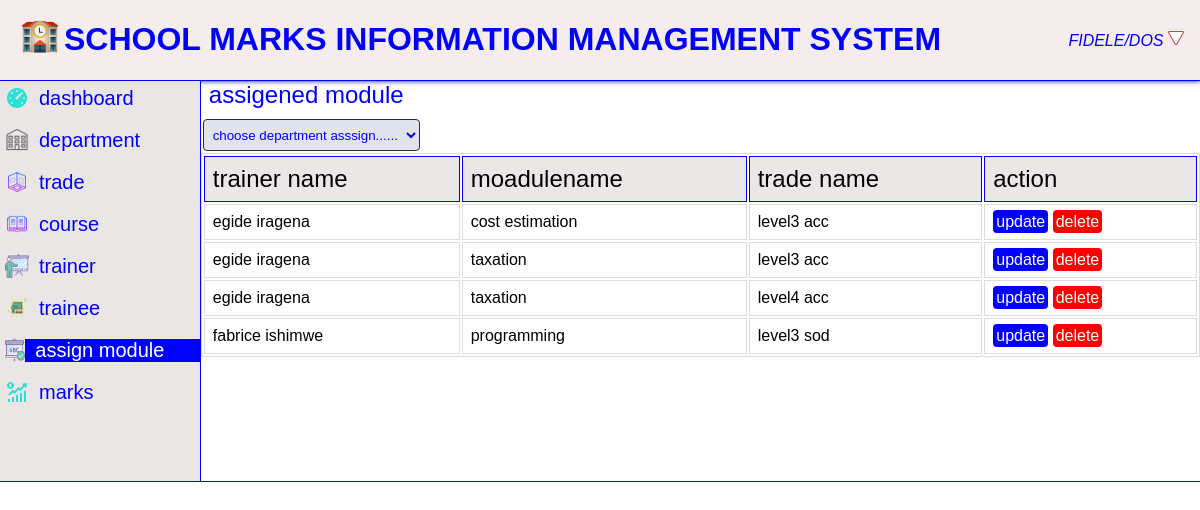
/php/assign.php (signed in), run on the app's committed database.
### tables this page shows
CREATE TABLE `trade` (
  `trede_id` int(3) UNSIGNED ZEROFILL NOT NULL,
  `trede_name` varchar(25) NOT NULL,
  `dept_id` int(3) UNSIGNED ZEROFILL NOT NULL,
  `l_id` int(3) UNSIGNED ZEROFILL NOT NULL
);

CREATE TABLE `trainer` (
  `tr_id` int(3) UNSIGNED ZEROFILL NOT NULL,
  `tr_fname` varchar(222) NOT NULL,
  `tr_lname` varchar(2222) NOT NULL,
  `email` varchar(200) NOT NULL,
  `dept_id` int(3) UNSIGNED ZEROFILL NOT NULL
);

CREATE TABLE `module` (
  `module_code` varchar(22) NOT NULL,
  `module_name` varchar(222) NOT NULL,
  `dept_id` int(3) UNSIGNED ZEROFILL NOT NULL
);

CREATE TABLE `level` (
  `l_id` int(3) UNSIGNED ZEROFILL NOT NULL,
  `lname` varchar(40) NOT NULL
);

### php/assign.php (the view, shortened to what this page needs)
<?php
$page='assign';
include 'connect.php';
$select1= $conn->query("select mod_trade_tr.ass_id, trainer.tr_fname,trainer.tr_lname,module.module_name,trade.trede_name,level.lname from trade,module,trainer,level,mod_trade_tr where trainer.tr_id=mod_trade_tr.tr_id and module.module_code=mod_trade_tr.module_code and mod_trade_tr.trede_id=trade.trede_id and level.l_id=trade.l_id");
?>
<!DOCTYPE html>
<html lang="en">
<head>
    <link rel="stylesheet" href="../css/style.css">
    <link rel="stylesheet" href="../css/style2.css">
</head>
<body>
    <div class="top"><?php include('../hrf/header.php');?></div>
    <div class="body">
        <div class="left"><?php include('../hrf/right-menu.php');?></div>
        <div class="right">
                <div class="header">assigened module</div><br><br>
                <div class="assign">
                    <form action="addmodule.php" method="post" >
                        <select name="" id="select">
                            <option>choose department asssign......</option>
                        </select><br>
                    </form>
                    <div class="a"></div>
                </div>
                <?php if(mysqli_num_rows($select1) > 0){ ?>
                    <table border="1" width="100%">
                        <thead>
                            <td>trainer name</td>
                            <td>moadulename</td>
                            <td>trade name</td>
                            <td colspan="2" class="action">action</td>
                        </thead>
                <?php foreach($select1 as $data){ ?><tr>
                    <td><?=$data['tr_fname']." ".$data['tr_lname'];?></td>
                    <td><?=$data['module_name']?></td>
                    <td><?=$data['lname']." ".$data['trede_name']?></td>
                    <td><a href="#?upid=<?=$data['ass_id'];?>"id="update">update</a>
                        <a href="delete.php?assid=<?=$data['ass_id'];?>"id="delete">delete</a>
                    </td></tr>
                <?php }?>
            </table>
            <?php }
            else echo "<div class='empty'>!!!!!!!!no module assigned</div>";  ?>
        </div>
    </div>
</body>
</html>

### hrf/header.php (shortened to what this page needs)
<!DOCTYPE html>
<html lang="en">
<head>
  <link rel="stylesheet" href="../css/headerfooter.css">
</head>
<body>
  <header>
    <div class="logo">
      <img src="../icon/img-title.png"><h4>school marks information management system</h4>
    </div>
    <div class="system-info">
      <div class="user-info">
        <span class="user-type"><label class="userrole">abafashijwenimana donatien/dos</label> <img src="../icon/dropdown.png" id="dropdown"></span>
      </div>
    </div>
  </header>
</body>
</html>

### hrf/right-menu.php (shortened to what this page needs)
<!DOCTYPE html>
<html lang="en">
<head>
    <link rel="stylesheet" href="../css/headerfooter.css">
<body>
    <div class="rightmenu">
        <a href="dashboard.php"><img src="../icon/dashboard.png" id='right-img'><div class="right-link-menu
        <?php if($page=='dashboard') echo'active'?>"> dashboard</div></a><br>
        <a href="department.php"><img src="../icon/department.png" id='right-img'><div class="right-link-menu
        <?php if($page=='department') echo'active'?>"> department</div></a><br>
        <a href="trade.php"><img src="../icon/trade.png" id='right-img'><div class="right-link-menu
        <?php if($page=='trade') echo'active'?>"> trade</div></a><br>
        <a href="module.php"><img src="../icon/course.png" id='right-img'><div class="right-link-menu
        <?php if($page=='module') echo'active'?>"> course</div></a><br>
        <a href="trainer.php"><img src="../icon/trainer.png" id='right-img'><div class="right-link-menu
        <?php if($page=='trainer') echo'active'?>"> trainer</div></a><br>
        <a href="trainee.php"><img src="../icon/trainee.png" id='right-img'><div class="right-link-menu
        <?php if($page=='trainee') echo'active'?>"> trainee</div></a><br>
        <a href="assign.php"><img src="../icon/assign.png" id='right-img'><div class="right-link-menu
        <?php if($page=='assign') echo'active'?>"> assign module</div></a><br>
        <a href="marks.php"><img src="../icon/result.png" id='right-img'><div class="right-link-menu
        <?php if($page=='marks') echo'active'?>"> marks</div></a><br>
    </div>
</body>
</html>

### css/style.css (style rules this page uses)
* { padding:0pc; margin:0pc; overflow: hidden; }
body .top { max-height: 5pc; height: auto; text-transform: uppercase; border-bottom: solid 1px blue; box-shadow: 0 0 5px blue; }
.left { width:20%; max-width: 25%; background-color: rgb(234, 230, 230); border-right: 1px solid blue; min-height:25pc; }
body .body { display: flex; width: 100%; max-height: 25pc; border-bottom: 1px solid blue; }
.body .right { width:100%; height: 26pc; overflow-y: auto; max-height: 30pc; text-align: center; justify-content: center; }
.right .header { font-size: 1.5pc; float: left; margin-left: 0.5pc; }

### css/style2.css (style rules this page uses)
* { margin:0px; padding:0px; color: blue; overflow-y: hidden; }
table * { color: black; }
table thead { background: rgb(235, 231, 231); width:100%; color: white; }
table thead td { border: 1px solid blue; font-size: 1.5pc; padding-right: 0.5pc; align-items: center; }
td { border:solid blue 1px; padding-left: 7px; text-align:left ; }
.right .assign { display: flex; text-align: left; justify-content: left; justify-content: space-between; overflow-x: hidden; padding-right: 1pc; }
.right .assign .a { text-align: right; width: 70%; }
.right .assign select { background-color: rgb(227, 227, 240); margin: 2px; border-radius: 4px; outline: none; width:auto; height: 2pc; border: 1px solid rgb(43, 43, 44); }
tr td #delete { background-color: red; color: white; padding: 3px; text-decoration: none; border-radius: 4px; width: 100%; }
tr td #update { background-color: blue; padding: 3px; text-decoration: none; border-radius: 4px; color: white; width: 100%; }
.update form input,select { width: 95%; height: 2pc; border-radius: 0.3pc; overflow-x: hidden; outline: none; padding: 0.3pc; }
table, th, td { border: 1px solid #ddd; }
th, td { padding: 8px; text-align: left; }

### css/headerfooter.css (style rules this page uses)
* { margin: 0; padding: 0; font-family: Arial, sans-serif; }
header { background-color: #f5eded; color: #fff; color: blue; padding: 0px 1pc; display: flex; height:5pc; max-height:5pc; justify-content: space-between; align-items: center; border-bottom: 1px solid blue; }
.logo { display:flex; height: auto; }
a { color: red; text-decoration: none; }
.logo img { height:90%; margin-top:-10px; }
.logo h4 { font-size:2pc; }
.user-info { text-align: left; }
.user-type { font-style: italic; }
.rightmenu { margin:0pc; padding:5px; color:black; width:100%; height:25pc; }
.rightmenu a { color:blue; text-decoration: none; display: flex; font-family: sans-serif; width:100%; align-items: center; font-size: 20px; transform: none; transition: none; }
.right-link-menu { padding-left: 10px; }
.active { background-color: blue; color: white; display: flex; width:100%; }
.rightmenu a #right-img { height:1.5pc; }

### data on the page
trade: trainer.tr_fname "egide", trainer.tr_lname "iragena", module.module_name "cost estimation", l.lname "level3", trede_name "acc", module.module_name "taxation"
trade: trainer.tr_fname "egide", trainer.tr_lname "iragena", module.module_name "taxation", l.lname "level4", trede_name "acc"
trade: trainer.tr_fname "fabrice", trainer.tr_lname "ishimwe", module.module_name "programming", l.lname "level3", trede_name "sod"
